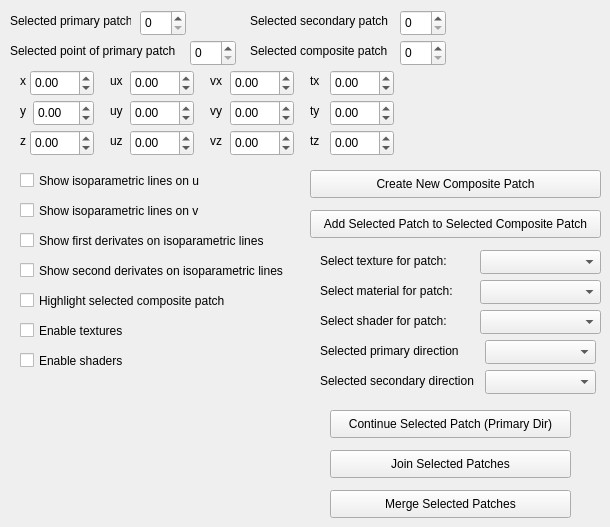
   <widget class="QWidget" name="tab_6">
    <attribute name="title">
     <string>Hermite Patches</string>
    </attribute>
    <widget class="QLabel" name="label_46">
     <property name="geometry">
      <rect>
       <x>10</x>
       <y>10</y>
       <width>121</width>
       <height>21</height>
      </rect>
     </property>
     <property name="text">
      <string>Selected primary patch</string>
     </property>
    </widget>
    <widget class="QSpinBox" name="hermite_patch_index">
     <property name="geometry">
      <rect>
       <x>190</x>
       <y>40</y>
       <width>46</width>
       <height>26</height>
      </rect>
     </property>
     <property name="maximum">
      <number>3</number>
     </property>
    </widget>
    <widget class="QLabel" name="label_47">
     <property name="geometry">
      <rect>
       <x>10</x>
       <y>40</y>
       <width>171</width>
       <height>21</height>
      </rect>
     </property>
     <property name="text">
      <string>Selected point of primary patch</string>
     </property>
    </widget>
    <widget class="QLabel" name="label_48">
     <property name="geometry">
      <rect>
       <x>20</x>
       <y>70</y>
       <width>16</width>
       <height>21</height>
      </rect>
     </property>
     <property name="text">
      <string>x</string>
     </property>
    </widget>
    <widget class="QLabel" name="label_63">
     <property name="geometry">
      <rect>
       <x>20</x>
       <y>100</y>
       <width>16</width>
       <height>21</height>
      </rect>
     </property>
     <property name="text">
      <string>y</string>
     </property>
    </widget>
    <widget class="QLabel" name="label_64">
     <property name="geometry">
      <rect>
       <x>20</x>
       <y>130</y>
       <width>16</width>
       <height>21</height>
      </rect>
     </property>
     <property name="text">
      <string>z</string>
     </property>
    </widget>
    <widget class="QDoubleSpinBox" name="hermite_patch_x">
     <property name="geometry">
      <rect>
       <x>30</x>
       <y>70</y>
       <width>64</width>
       <height>26</height>
      </rect>
     </property>
     <property name="minimum">
      <double>-99.000000000000000</double>
     </property>
    </widget>
    <widget class="QDoubleSpinBox" name="hermite_patch_y">
     <property name="geometry">
      <rect>
       <x>33</x>
       <y>100</y>
       <width>61</width>
       <height>26</height>
      </rect>
     </property>
     <property name="minimum">
      <double>-99.000000000000000</double>
     </property>
    </widget>
    <widget class="QDoubleSpinBox" name="hermite_patch_z">
     <property name="geometry">
      <rect>
       <x>30</x>
       <y>130</y>
       <width>64</width>
       <height>26</height>
      </rect>
     </property>
     <property name="minimum">
      <double>-99.000000000000000</double>
     </property>
    </widget>
    <widget class="QLabel" name="label_65">
     <property name="geometry">
      <rect>
       <x>110</x>
       <y>70</y>
       <width>21</width>
       <height>21</height>
      </rect>
     </property>
     <property name="text">
      <string>ux</string>
     </property>
    </widget>
    <widget class="QLabel" name="label_66">
     <property name="geometry">
      <rect>
       <x>110</x>
       <y>100</y>
       <width>21</width>
       <height>21</height>
      </rect>
     </property>
     <property name="text">
      <string>uy</string>
     </property>
    </widget>
    <widget class="QLabel" name="label_67">
     <property name="geometry">
      <rect>
       <x>110</x>
       <y>130</y>
       <width>21</width>
       <height>21</height>
      </rect>
     </property>
     <property name="text">
      <string>uz</string>
     </property>
    </widget>
    <widget class="QDoubleSpinBox" name="hermite_patch_ux">
     <property name="geometry">
      <rect>
       <x>130</x>
       <y>70</y>
       <width>64</width>
       <height>26</height>
      </rect>
     </property>
     <property name="minimum">
      <double>-99.000000000000000</double>
     </property>
    </widget>
    <widget class="QDoubleSpinBox" name="hermite_patch_uy">
     <property name="geometry">
      <rect>
       <x>130</x>
       <y>100</y>
       <width>64</width>
       <height>26</height>
      </rect>
     </property>
     <property name="minimum">
      <double>-99.000000000000000</double>
     </property>
    </widget>
    <widget class="QDoubleSpinBox" name="hermite_patch_uz">
     <property name="geometry">
      <rect>
       <x>130</x>
       <y>130</y>
       <width>64</width>
       <height>26</height>
      </rect>
     </property>
     <property name="minimum">
      <double>-99.000000000000000</double>
     </property>
    </widget>
    <widget class="QLabel" name="label_68">
     <property name="geometry">
      <rect>
       <x>210</x>
       <y>70</y>
       <width>21</width>
       <height>21</height>
      </rect>
     </property>
     <property name="text">
      <string>vx</string>
     </property>
    </widget>
    <widget class="QLabel" name="label_69">
     <property name="geometry">
      <rect>
       <x>210</x>
       <y>100</y>
       <width>21</width>
       <height>21</height>
      </rect>
     </property>
     <property name="text">
      <string>vy</string>
     </property>
    </widget>
    <widget class="QLabel" name="label_70">
     <property name="geometry">
      <rect>
       <x>210</x>
       <y>130</y>
       <width>21</width>
       <height>21</height>
      </rect>
     </property>
     <property name="text">
      <string>vz</string>
     </property>
    </widget>
    <widget class="QDoubleSpinBox" name="hermite_patch_vx">
     <property name="geometry">
      <rect>
       <x>230</x>
       <y>70</y>
       <width>64</width>
       <height>26</height>
      </rect>
     </property>
     <property name="minimum">
      <double>-99.000000000000000</double>
     </property>
    </widget>
    <widget class="QDoubleSpinBox" name="hermite_patch_vy">
     <property name="geometry">
      <rect>
       <x>230</x>
       <y>100</y>
       <width>64</width>
       <height>26</height>
      </rect>
     </property>
     <property name="minimum">
      <double>-99.000000000000000</double>
     </property>
    </widget>
    <widget class="QDoubleSpinBox" name="hermite_patch_vz">
     <property name="geometry">
      <rect>
       <x>230</x>
       <y>130</y>
       <width>64</width>
       <height>26</height>
      </rect>
     </property>
     <property name="minimum">
      <double>-99.000000000000000</double>
     </property>
    </widget>
    <widget class="QLabel" name="label_71">
     <property name="geometry">
      <rect>
       <x>310</x>
       <y>70</y>
       <width>21</width>
       <height>21</height>
      </rect>
     </property>
     <property name="text">
      <string>tx</string>
     </property>
    </widget>
    <widget class="QLabel" name="label_72">
     <property name="geometry">
      <rect>
       <x>310</x>
       <y>130</y>
       <width>21</width>
       <height>21</height>
      </rect>
     </property>
     <property name="text">
      <string>tz</string>
     </property>
    </widget>
    <widget class="QLabel" name="label_73">
     <property name="geometry">
      <rect>
       <x>310</x>
       <y>100</y>
       <width>21</width>
       <height>21</height>
      </rect>
     </property>
     <property name="text">
      <string>ty</string>
     </property>
    </widget>
    <widget class="QDoubleSpinBox" name="hermite_patch_tx">
     <property name="geometry">
      <rect>
       <x>330</x>
       <y>70</y>
       <width>64</width>
       <height>26</height>
      </rect>
     </property>
     <property name="minimum">
      <double>-99.000000000000000</double>
     </property>
    </widget>
    <widget class="QDoubleSpinBox" name="hermite_patch_ty">
     <property name="geometry">
      <rect>
       <x>330</x>
       <y>100</y>
       <width>64</width>
       <height>26</height>
      </rect>
     </property>
     <property name="minimum">
      <double>-99.000000000000000</double>
     </property>
    </widget>
    <widget class="QDoubleSpinBox" name="hermite_patch_tz">
     <property name="geometry">
      <rect>
       <x>330</x>
       <y>130</y>
       <width>64</width>
       <height>26</height>
      </rect>
     </property>
     <property name="minimum">
      <double>-99.000000000000000</double>
     </property>
    </widget>
    <widget class="QSpinBox" name="selectedHermitePatch">
     <property name="geometry">
      <rect>
       <x>140</x>
       <y>10</y>
       <width>46</width>
       <height>26</height>
      </rect>
     </property>
     <property name="maximum">
      <number>100</number>
     </property>
    </widget>
    <widget class="QLabel" name="label_49">
     <property name="geometry">
      <rect>
       <x>250</x>
       <y>10</y>
       <width>141</width>
       <height>21</height>
      </rect>
     </property>
     <property name="text">
      <string>Selected secondary patch</string>
     </property>
    </widget>
    <widget class="QSpinBox" name="selectedSecondaryHermitePatch">
     <property name="geometry">
      <rect>
       <x>400</x>
       <y>10</y>
       <width>46</width>
       <height>26</height>
      </rect>
     </property>
     <property name="maximum">
      <number>100</number>
     </property>
    </widget>
    <widget class="QCheckBox" name="showULines">
     <property name="geometry">
      <rect>
       <x>20</x>
       <y>170</y>
       <width>201</width>
       <height>21</height>
      </rect>
     </property>
     <property name="text">
      <string>Show isoparametric lines on u</string>
     </property>
    </widget>
    <widget class="QCheckBox" name="showVLines">
     <property name="geometry">
      <rect>
       <x>20</x>
       <y>200</y>
       <width>201</width>
       <height>21</height>
      </rect>
     </property>
     <property name="text">
      <string>Show isoparametric lines on v</string>
     </property>
    </widget>
    <widget class="QCheckBox" name="showHermitePatchFirstOrder">
     <property name="geometry">
      <rect>
       <x>20</x>
       <y>230</y>
       <width>251</width>
       <height>21</height>
      </rect>
     </property>
     <property name="text">
      <string>Show first derivates on isoparametric lines</string>
     </property>
    </widget>
    <widget class="QCheckBox" name="showHermitePatchSecondaryOrder">
     <property name="geometry">
      <rect>
       <x>20</x>
       <y>260</y>
       <width>281</width>
       <height>21</height>
      </rect>
     </property>
     <property name="text">
      <string>Show second derivates on isoparametric lines</string>
     </property>
    </widget>
    <widget class="QLabel" name="label_82">
     <property name="geometry">
      <rect>
       <x>250</x>
       <y>40</y>
       <width>161</width>
       <height>21</height>
      </rect>
     </property>
     <property name="text">
      <string>Selected composite patch</string>
     </property>
    </widget>
    <widget class="QSpinBox" name="selectedCompositeHermitePatch">
     <property name="geometry">
      <rect>
       <x>400</x>
       <y>40</y>
       <width>46</width>
       <height>26</height>
      </rect>
     </property>
     <property name="maximum">
      <number>100</number>
     </property>
    </widget>
    <widget class="QCheckBox" name="highlightSelectedCompositePatch">
     <property name="geometry">
      <rect>
       <x>20</x>
       <y>290</y>
       <width>211</width>
       <height>21</height>
      </rect>
     </property>
     <property name="text">
      <string>Highlight selected composite patch</string>
     </property>
    </widget>
    <widget class="QPushButton" name="createNewCompositePatch">
     <property name="geometry">
      <rect>
       <x>310</x>
       <y>170</y>
       <width>291</width>
       <height>28</height>
      </rect>
     </property>
     <property name="text">
      <string>Create New Composite Patch</string>
     </property>
    </widget>
    <widget class="QPushButton" name="addSelectedPatchToSelectedCompositePatch">
     <property name="geometry">
      <rect>
       <x>310</x>
       <y>210</y>
       <width>291</width>
       <height>28</height>
      </rect>
     </property>
     <property name="text">
      <string>Add Selected Patch to Selected Composite Patch</string>
     </property>
    </widget>
    <widget class="QLabel" name="label_83">
     <property name="geometry">
      <rect>
       <x>320</x>
       <y>340</y>
       <width>161</width>
       <height>21</height>
      </rect>
     </property>
     <property name="text">
      <string>Selected primary direction</string>
     </property>
    </widget>
    <widget class="QLabel" name="label_84">
     <property name="geometry">
      <rect>
       <x>320</x>
       <y>370</y>
       <width>171</width>
       <height>21</height>
      </rect>
     </property>
     <property name="text">
      <string>Selected secondary direction</string>
     </property>
    </widget>
    <widget class="QComboBox" name="selectedPatchPrimaryDirection">
     <property name="geometry">
      <rect>
       <x>485</x>
       <y>370</y>
       <width>111</width>
       <height>24</height>
      </rect>
     </property>
    </widget>
    <widget class="QComboBox" name="selectedPatchSecondaryDirection">
     <property name="geometry">
      <rect>
       <x>485</x>
       <y>340</y>
       <width>111</width>
       <height>24</height>
      </rect>
     </property>
    </widget>
    <widget class="QPushButton" name="continueSelectedPatch">
     <property name="geometry">
      <rect>
       <x>330</x>
       <y>410</y>
       <width>241</width>
       <height>28</height>
      </rect>
     </property>
     <property name="text">
      <string>Continue Selected Patch (Primary Dir)</string>
     </property>
    </widget>
    <widget class="QPushButton" name="joinSelectedPatches">
     <property name="geometry">
      <rect>
       <x>330</x>
       <y>450</y>
       <width>241</width>
       <height>28</height>
      </rect>
     </property>
     <property name="text">
      <string>Join Selected Patches</string>
     </property>
    </widget>
    <widget class="QPushButton" name="mergeSelectedPatches">
     <property name="geometry">
      <rect>
       <x>330</x>
       <y>490</y>
       <width>241</width>
       <height>28</height>
      </rect>
     </property>
     <property name="text">
      <string>Merge Selected Patches</string>
     </property>
    </widget>
    <widget class="QLabel" name="label_85">
     <property name="geometry">
      <rect>
       <x>320</x>
       <y>250</y>
       <width>161</width>
       <height>21</height>
      </rect>
     </property>
     <property name="text">
      <string>Select texture for patch:</string>
     </property>
    </widget>
    <widget class="QLabel" name="label_86">
     <property name="geometry">
      <rect>
       <x>320</x>
       <y>280</y>
       <width>161</width>
       <height>21</height>
      </rect>
     </property>
     <property name="text">
      <string>Select material for patch:</string>
     </property>
    </widget>
    <widget class="QLabel" name="label_87">
     <property name="geometry">
      <rect>
       <x>320</x>
       <y>310</y>
       <width>161</width>
       <height>21</height>
      </rect>
     </property>
     <property name="text">
      <string>Select shader for patch:</string>
     </property>
    </widget>
    <widget class="QComboBox" name="selectedPatchMaterial">
     <property name="geometry">
      <rect>
       <x>480</x>
       <y>280</y>
       <width>121</width>
       <height>24</height>
      </rect>
     </property>
    </widget>
    <widget class="QComboBox" name="selectedPatchTexture">
     <property name="geometry">
      <rect>
       <x>480</x>
       <y>250</y>
       <width>121</width>
       <height>24</height>
      </rect>
     </property>
    </widget>
    <widget class="QComboBox" name="selectedPatchShader">
     <property name="geometry">
      <rect>
       <x>480</x>
       <y>310</y>
       <width>121</width>
       <height>24</height>
      </rect>
     </property>
    </widget>
    <widget class="QCheckBox" name="useShaders">
     <property name="geometry">
      <rect>
       <x>20</x>
       <y>350</y>
       <width>211</width>
       <height>21</height>
      </rect>
     </property>
     <property name="text">
      <string>Enable shaders</string>
     </property>
    </widget>
    <widget class="QCheckBox" name="useTextures">
     <property name="geometry">
      <rect>
       <x>20</x>
       <y>320</y>
       <width>211</width>
       <height>21</height>
      </rect>
     </property>
     <property name="text">
      <string>Enable textures</string>
     </property>
    </widget>
   </widget>
